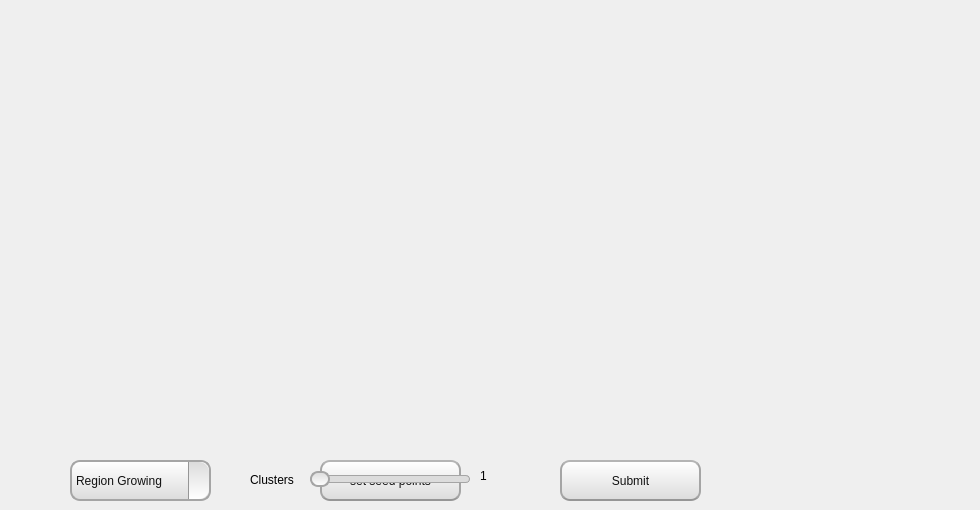
    <widget class="QWidget" name="page">
     <property name="styleSheet">
      <string notr="true"/>
     </property>
     <widget class="QPushButton" name="submitBtn">
      <property name="geometry">
       <rect>
        <x>560</x>
        <y>460</y>
        <width>141</width>
        <height>41</height>
       </rect>
      </property>
      <property name="cursor">
       <cursorShape>PointingHandCursor</cursorShape>
      </property>
      <property name="styleSheet">
       <string notr="true">QPushButton{
	color:rgb(17,17,17);
	border-width: 2px;
	border-radius: 10px;
	border-bottom-color: rgb(150,150,150);
	border-right-color: rgb(165,165,165);
	border-left-color: rgb(165,165,165);
	border-top-color: rgb(180,180,180);
	border-style: solid;
	padding: 4px;
	background-color: qlineargradient(spread:pad, x1:0.5, y1:1, x2:0.5, y2:0, stop:0 rgba(220, 220, 220, 255), stop:1 rgba(255, 255, 255, 255));
}

QPushButton:hover{
	color:rgb(17,17,17);
	border-width: 1px;
	border-radius: 10px;
	padding: 4px;
	background-color: qlineargradient(spread:pad, x1:0.5, y1:0, x2:0.5, y2:1, stop:0 rgba(220, 220, 220, 255), stop:1 rgba(255, 255, 255, 255));
}</string>
      </property>
      <property name="text">
       <string>Submit</string>
      </property>
     </widget>
     <widget class="QWidget" name="horizontalLayoutWidget_5">
      <property name="geometry">
       <rect>
        <x>50</x>
        <y>10</y>
        <width>921</width>
        <height>351</height>
       </rect>
      </property>
      <layout class="QHBoxLayout" name="horizontalLayout_5">
       <item>
        <layout class="QVBoxLayout" name="verticalLayout_5">
         <item>
          <widget class="QLabel" name="imginput1">
           <property name="styleSheet">
            <string notr="true"/>
           </property>
           <property name="text">
            <string/>
           </property>
          </widget>
         </item>
        </layout>
       </item>
       <item>
        <spacer name="horizontalSpacer_2">
         <property name="orientation">
          <enum>Qt::Horizontal</enum>
         </property>
         <property name="sizeType">
          <enum>QSizePolicy::Maximum</enum>
         </property>
         <property name="sizeHint" stdset="0">
          <size>
           <width>15</width>
           <height>10</height>
          </size>
         </property>
        </spacer>
       </item>
       <item>
        <layout class="QVBoxLayout" name="verticalLayout_6">
         <item>
          <widget class="QLabel" name="imgOutput1">
           <property name="text">
            <string/>
           </property>
          </widget>
         </item>
        </layout>
       </item>
      </layout>
     </widget>
     <widget class="QPushButton" name="set_seedsBtn">
      <property name="geometry">
       <rect>
        <x>320</x>
        <y>460</y>
        <width>141</width>
        <height>41</height>
       </rect>
      </property>
      <property name="cursor">
       <cursorShape>PointingHandCursor</cursorShape>
      </property>
      <property name="styleSheet">
       <string notr="true">QPushButton{
	color:rgb(17,17,17);
	border-width: 2px;
	border-radius: 10px;
	border-bottom-color: rgb(150,150,150);
	border-right-color: rgb(165,165,165);
	border-left-color: rgb(165,165,165);
	border-top-color: rgb(180,180,180);
	border-style: solid;
	padding: 4px;
	background-color: qlineargradient(spread:pad, x1:0.5, y1:1, x2:0.5, y2:0, stop:0 rgba(220, 220, 220, 255), stop:1 rgba(255, 255, 255, 255));
}

QPushButton:hover{
	color:rgb(17,17,17);
	border-width: 1px;
	border-radius: 10px;
	padding: 4px;
	background-color: qlineargradient(spread:pad, x1:0.5, y1:0, x2:0.5, y2:1, stop:0 rgba(220, 220, 220, 255), stop:1 rgba(255, 255, 255, 255));
}</string>
      </property>
      <property name="text">
       <string>set seed points</string>
      </property>
     </widget>
     <widget class="QComboBox" name="comboBox">
      <property name="geometry">
       <rect>
        <x>70</x>
        <y>460</y>
        <width>141</width>
        <height>41</height>
       </rect>
      </property>
      <property name="styleSheet">
       <string notr="true">QComboBox {
    color: rgb(17, 17, 17);
    background-color: qlineargradient(spread: pad, x1: 0.5, y1: 1, x2: 0.5, y2: 0, stop: 0 rgba(220, 220, 220, 255), stop: 1 rgba(255, 255, 255, 255));
    border: 2px solid rgb(165, 165, 165);
    border-radius: 10px;
    padding: 4px;
}

QComboBox:hover {
    background-color: qlineargradient(spread: pad, x1: 0.5, y1: 0, x2: 0.5, y2: 1, stop: 0 rgba(220, 220, 220, 255), stop: 1 rgba(255, 255, 255, 255));
    border: 2px solid rgb(180, 180, 180);
}

QComboBox::drop-down {
    subcontrol-origin: padding;
    subcontrol-position: top right;
    width: 20px;
    border-left-width: 1px;
    border-left-color: rgb(150, 150, 150);
    border-left-style: solid;
    border-top-right-radius: 10px;
    border-bottom-right-radius: 10px;
    background-color: qlineargradient(spread: pad, x1: 0.5, y1: 0, x2: 0.5, y2: 1, stop: 0 rgba(220, 220, 220, 255), stop: 1 rgba(255, 255, 255, 255));
}

QComboBox::down-arrow {
    image: url(:/down_arrow.png);
    width: 12px;
    height: 12px;
}
</string>
      </property>
      <item>
       <property name="text">
        <string>Region Growing</string>
       </property>
      </item>
      <item>
       <property name="text">
        <string>kmeans</string>
       </property>
      </item>
      <item>
       <property name="text">
        <string>Mean Shift</string>
       </property>
      </item>
      <item>
       <property name="text">
        <string>Agglomerative</string>
       </property>
      </item>
     </widget>
     <widget class="QSlider" name="horizontalSlider">
      <property name="geometry">
       <rect>
        <x>310</x>
        <y>470</y>
        <width>160</width>
        <height>18</height>
       </rect>
      </property>
      <property name="styleSheet">
       <string notr="true">QSlider::groove:horizontal {
    background-color: rgb(200, 200, 200);
    height: 8px;
    border-radius: 4px;
}

QSlider::handle:horizontal {
    background-color: qlineargradient(spread:pad, x1:0.5, y1:0, x2:0.5, y2:1, stop:0 rgba(220, 220, 220, 255), stop:1 rgba(255, 255, 255, 255));
    border: 2px solid rgb(165,165,165);
    width: 16px;
    margin: -4px 0;
    border-radius: 8px;
}

QSlider::handle:horizontal:hover {
    background-color: qlineargradient(spread:pad, x1:0.5, y1:0, x2:0.5, y2:1, stop:0 rgba(220, 220, 220, 255), stop:1 rgba(255, 255, 255, 255));
    border: 2px solid rgb(180,180,180);
}

QSlider::sub-page:horizontal {
    background-color: qlineargradient(spread:pad, x1:0.5, y1:0, x2:0.5, y2:1, stop:0 rgba(220, 220, 220, 255), stop:1 rgba(255, 255, 255, 255));
    border: 1px solid rgb(165,165,165);
    height: 8px;
    border-radius: 4px;
}

QSlider::add-page:horizontal {
    background-color: rgb(220, 220, 220);
    border: 1px solid rgb(165,165,165);
    height: 8px;
    border-radius: 4px;
}
</string>
      </property>
      <property name="minimum">
       <number>1</number>
      </property>
      <property name="maximum">
       <number>12</number>
      </property>
      <property name="orientation">
       <enum>Qt::Horizontal</enum>
      </property>
     </widget>
     <widget class="QLabel" name="label_2">
      <property name="geometry">
       <rect>
        <x>480</x>
        <y>460</y>
        <width>41</width>
        <height>31</height>
       </rect>
      </property>
      <property name="text">
       <string>1</string>
      </property>
     </widget>
     <widget class="QLabel" name="label_8">
      <property name="geometry">
       <rect>
        <x>250</x>
        <y>470</y>
        <width>51</width>
        <height>20</height>
       </rect>
      </property>
      <property name="text">
       <string>Clusters</string>
      </property>
     </widget>
    </widget>
